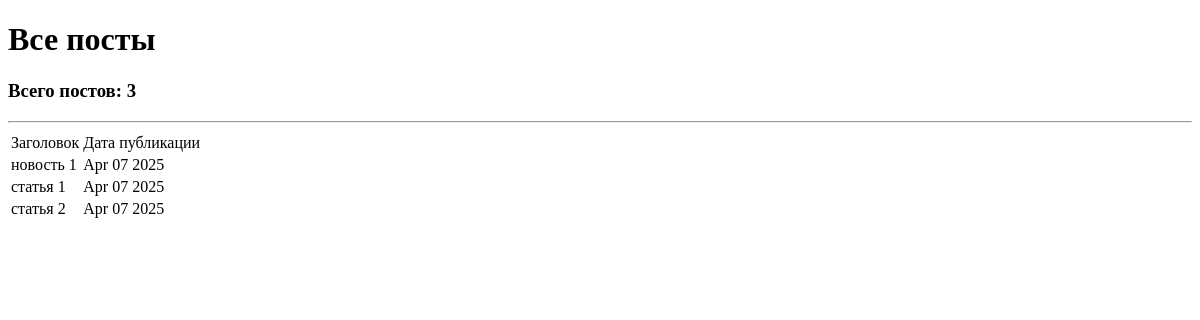
The app's page /posts/, older data.
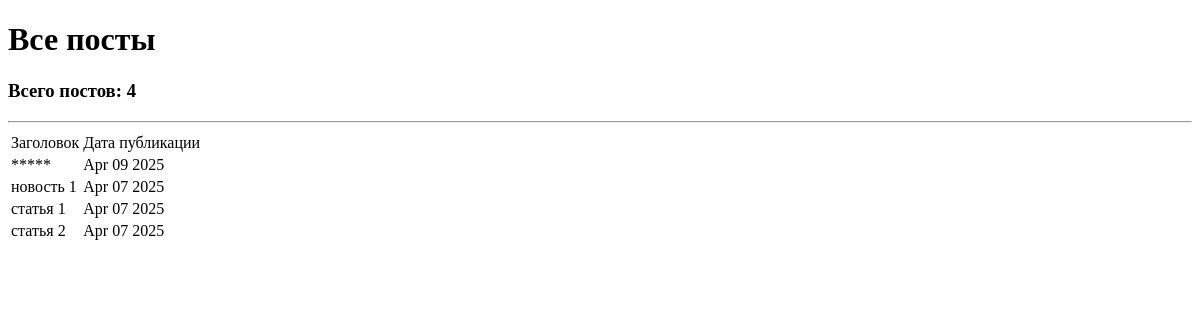
The same page, newer data.
### Models/models.py (models this page shows, shortened)
class Post(models.Model):
    author = models.ForeignKey(Author, on_delete=models.CASCADE)
    article = 'AR'
    news = 'NE'
    CHOICE = [
        (article, 'Статья'),
        (news, 'Новости')
    ]
    choice = models.CharField(max_length=2, choices=CHOICE)
    datatime_in = models.DateTimeField(auto_now_add=True)
    category = models.ManyToManyField(Category, through="PostCategory")
    heading = models.CharField(max_length=255)
    text = models.TextField()
    rating = models.IntegerField(default=0)

### Models/views.py (the view)
# urls.py: path('', PostListView.as_view()),
class PostListView(ListView):
    model = Post
    ordering = 'heading'
    template_name = 'Posts.html'
    context_object_name = 'posts'

### Models/templatetags/custom_filters.py (called while the page is built)
@register.filter()
def censor(text):
    bad_words = ['плохой', 'нехороший', 'дурак', 'дебил', 'news1']
    for word in bad_words:
        text = text.lower().replace(word.lower(), '*' * len(word))
    return text

### template/Posts.html (shortened to what this page needs)
{% extends 'flatpages/default.html' %}
{% load custom_filters %}
{% block content %}
<h1>Все посты</h1>
<h3>Всего постов: {{ posts|length }}</h3>
<hr>
{% if posts %}
    <table>
        <tr>
            <td>Заголовок</td>
            <td>Дата публикации</td>
        </tr>
        {% for post in posts %}
        <tr>
            <td>{{ post.heading|truncatewords:20|censor }}</td>
            <td>{{ post.datatime_in|date:'M d Y' }}</td>
        </tr>
        {% endfor %}
    </table>
{% else %}
<h2>Постов нет!</h2>
{% endif %}
{% endblock content %}

### template/flatpages/default.html (shortened to what this page needs)
<!DOCTYPE html>
<html>
<head>
</head>
<body>
{% block content %}
{% endblock content %}
</body>
</html>

Row changes from the older to the newer data that the page shows:
added Post: heading|censor "*****", datatime_in "Apr 09 2025"
Text that changed along with them:
{{ posts|length }}: "3" → "4"
